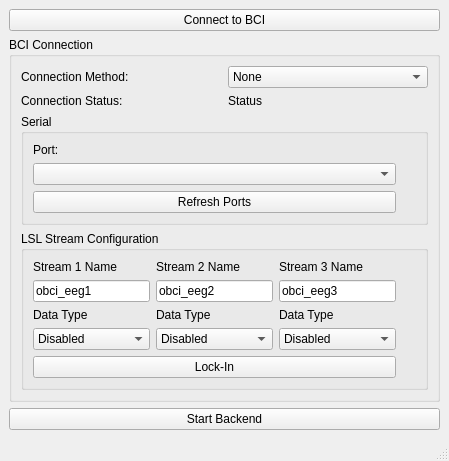
<?xml version="1.0" encoding="UTF-8"?>
<ui version="4.0">
 <class>MainWindow</class>
 <widget class="QMainWindow" name="MainWindow">
  <property name="windowModality">
   <enum>Qt::NonModal</enum>
  </property>
  <property name="geometry">
   <rect>
    <x>0</x>
    <y>0</y>
    <width>396</width>
    <height>450</height>
   </rect>
  </property>
  <property name="windowTitle">
   <string>VR Rehab Companion GUI</string>
  </property>
  <property name="windowOpacity">
   <double>1.000000000000000</double>
  </property>
  <widget class="QWidget" name="centralwidget">
   <layout class="QVBoxLayout" name="verticalLayout_2">
    <item>
     <widget class="QPushButton" name="connectButton">
      <property name="text">
       <string>Connect to BCI</string>
      </property>
     </widget>
    </item>
    <item>
     <widget class="QGroupBox" name="groupBox_3">
      <property name="title">
       <string>BCI Connection</string>
      </property>
      <layout class="QGridLayout" name="gridLayout_6">
       <item row="0" column="0">
        <widget class="QLabel" name="label_3">
         <property name="text">
          <string>Connection Method:</string>
         </property>
        </widget>
       </item>
       <item row="0" column="1">
        <widget class="QComboBox" name="comboBox">
         <item>
          <property name="text">
           <string>None</string>
          </property>
         </item>
         <item>
          <property name="text">
           <string>PyLSL</string>
          </property>
         </item>
         <item>
          <property name="text">
           <string>Serial</string>
          </property>
         </item>
        </widget>
       </item>
       <item row="1" column="0">
        <widget class="QLabel" name="label">
         <property name="text">
          <string>Connection Status:</string>
         </property>
        </widget>
       </item>
       <item row="1" column="1">
        <widget class="QLabel" name="label_2">
         <property name="text">
          <string>Status</string>
         </property>
        </widget>
       </item>
       <item row="2" column="0" colspan="2">
        <widget class="QGroupBox" name="groupBox_4">
         <property name="title">
          <string>Serial</string>
         </property>
         <layout class="QGridLayout" name="gridLayout_5">
          <item row="0" column="0">
           <widget class="QLabel" name="label_4">
            <property name="text">
             <string>Port:</string>
            </property>
           </widget>
          </item>
          <item row="0" column="1" rowspan="3">
           <spacer name="verticalSpacer_2">
            <property name="orientation">
             <enum>Qt::Vertical</enum>
            </property>
            <property name="sizeHint" stdset="0">
             <size>
              <width>20</width>
              <height>100</height>
             </size>
            </property>
           </spacer>
          </item>
          <item row="1" column="0">
           <widget class="QComboBox" name="comboBox_2"/>
          </item>
          <item row="2" column="0">
           <widget class="QPushButton" name="pushButton_3">
            <property name="text">
             <string>Refresh Ports</string>
            </property>
           </widget>
          </item>
         </layout>
        </widget>
       </item>
       <item row="3" column="0" colspan="2">
        <widget class="QGroupBox" name="groupBox">
         <property name="title">
          <string>LSL Stream Configuration</string>
         </property>
         <layout class="QGridLayout" name="gridLayout_4">
          <item row="0" column="0">
           <layout class="QGridLayout" name="gridLayout">
            <item row="0" column="0">
             <widget class="QLabel" name="label_5">
              <property name="text">
               <string>Stream 1 Name</string>
              </property>
             </widget>
            </item>
            <item row="1" column="0">
             <widget class="QLineEdit" name="lineEdit">
              <property name="text">
               <string>obci_eeg1</string>
              </property>
             </widget>
            </item>
            <item row="2" column="0">
             <widget class="QLabel" name="label_6">
              <property name="text">
               <string>Data Type</string>
              </property>
             </widget>
            </item>
            <item row="3" column="0">
             <widget class="QComboBox" name="comboBox_3">
              <item>
               <property name="text">
                <string>Disabled</string>
               </property>
              </item>
              <item>
               <property name="text">
                <string>FFT</string>
               </property>
              </item>
              <item>
               <property name="text">
                <string>TimeSeriesRaw</string>
               </property>
              </item>
              <item>
               <property name="text">
                <string>TimeSeriesFilt</string>
               </property>
              </item>
             </widget>
            </item>
           </layout>
          </item>
          <item row="0" column="1">
           <layout class="QGridLayout" name="gridLayout_2">
            <item row="0" column="0">
             <widget class="QLabel" name="label_7">
              <property name="text">
               <string>Stream 2 Name</string>
              </property>
             </widget>
            </item>
            <item row="1" column="0">
             <widget class="QLineEdit" name="lineEdit_2">
              <property name="text">
               <string>obci_eeg2</string>
              </property>
             </widget>
            </item>
            <item row="2" column="0">
             <widget class="QLabel" name="label_8">
              <property name="text">
               <string>Data Type</string>
              </property>
             </widget>
            </item>
            <item row="3" column="0">
             <widget class="QComboBox" name="comboBox_4">
              <item>
               <property name="text">
                <string>Disabled</string>
               </property>
              </item>
              <item>
               <property name="text">
                <string>FFT</string>
               </property>
              </item>
              <item>
               <property name="text">
                <string>TimeSeriesRaw</string>
               </property>
              </item>
              <item>
               <property name="text">
                <string>TimeSeriesFilt</string>
               </property>
              </item>
             </widget>
            </item>
           </layout>
          </item>
          <item row="0" column="2">
           <layout class="QGridLayout" name="gridLayout_3">
            <item row="0" column="0">
             <widget class="QLabel" name="label_9">
              <property name="text">
               <string>Stream 3 Name</string>
              </property>
             </widget>
            </item>
            <item row="1" column="0">
             <widget class="QLineEdit" name="lineEdit_3">
              <property name="text">
               <string>obci_eeg3</string>
              </property>
             </widget>
            </item>
            <item row="2" column="0">
             <widget class="QLabel" name="label_10">
              <property name="text">
               <string>Data Type</string>
              </property>
             </widget>
            </item>
            <item row="3" column="0">
             <widget class="QComboBox" name="comboBox_5">
              <item>
               <property name="text">
                <string>Disabled</string>
               </property>
              </item>
              <item>
               <property name="text">
                <string>FFT</string>
               </property>
              </item>
              <item>
               <property name="text">
                <string>TimeSeriesRaw</string>
               </property>
              </item>
              <item>
               <property name="text">
                <string>TimeSeriesFilt</string>
               </property>
              </item>
             </widget>
            </item>
           </layout>
          </item>
          <item row="0" column="3" rowspan="2">
           <spacer name="verticalSpacer">
            <property name="orientation">
             <enum>Qt::Vertical</enum>
            </property>
            <property name="sizeHint" stdset="0">
             <size>
              <width>20</width>
              <height>100</height>
             </size>
            </property>
           </spacer>
          </item>
          <item row="1" column="0" colspan="3">
           <widget class="QPushButton" name="pushButton_4">
            <property name="text">
             <string>Lock-In</string>
            </property>
           </widget>
          </item>
         </layout>
        </widget>
       </item>
      </layout>
     </widget>
    </item>
    <item>
     <widget class="QPushButton" name="pushButton_2">
      <property name="text">
       <string>Start Backend</string>
      </property>
     </widget>
    </item>
   </layout>
  </widget>
  <widget class="QMenuBar" name="menubar">
   <property name="geometry">
    <rect>
     <x>0</x>
     <y>0</y>
     <width>396</width>
     <height>21</height>
    </rect>
   </property>
  </widget>
  <widget class="QStatusBar" name="statusbar"/>
 </widget>
 <resources/>
 <connections/>
</ui>
